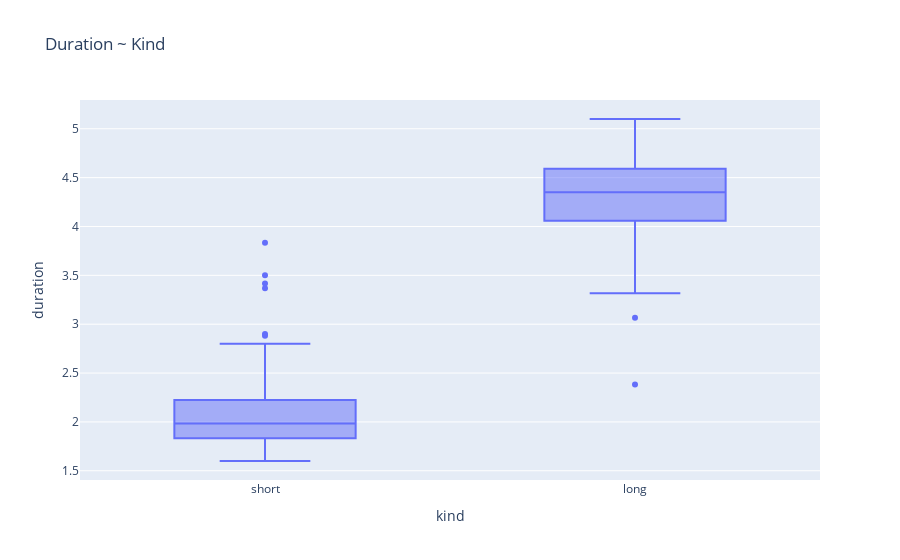

Notebook code for this chart:
### Markdown cell above
11.

### Code cell
import pandas as pd
import statsmodels.formula.api as smf
import plotly.express as px

# Assuming old_faithful dataset is loaded as 'old_faithful'

# Step 1: Create the 'kind' column to categorize 'waiting' as "short" or "long"
old_faithful['kind'] = old_faithful['waiting'].apply(lambda x: 'short' if x < 68 else 'long')

# Step 2: Fit the regression model with the indicator variable
model = smf.ols('duration ~ C(kind, Treatment(reference="short"))', data=old_faithful).fit()

# Step 3: Display the regression summary to check significance of the "long" group
print(model.summary())

# Step 4: Visualize the distribution of durations for each category
fig = px.box(old_faithful, x='kind', y='duration', title='Duration ~ Kind',
             category_orders={'kind': ['short', 'long']})
fig.show()

### Figure 1 — Plotly figure (JSON) as saved in the notebook; plotly's stock layout.template omitted (floating-point values rounded to 4 significant figures; data arrays with more than 128 entries replaced by an {"elided": "..."} marker saying what was removed)
{"data": [{"alignmentgroup": "True", "hovertemplate": "kind=%{x}<br>duration=%{y}<extra></extra>", "legendgroup": "", "marker": {"color": "#636efa"}, "name": "", "notched": false, "offsetgroup": "", "orientation": "v", "showlegend": false, "type": "box", "x": {"elided": "272 str values"}, "x0": " ", "xaxis": "x", "y": {"elided": "272 float values"}, "y0": " ", "yaxis": "y"}], "layout": {"boxmode": "group", "legend": {"tracegroupgap": 0}, "title": {"text": "Duration ~ Kind"}, "xaxis": {"anchor": "y", "categoryarray": ["short", "long"], "categoryorder": "array", "domain": [0, 1], "title": {"text": "kind"}}, "yaxis": {"anchor": "x", "domain": [0, 1], "title": {"text": "duration"}}}}
